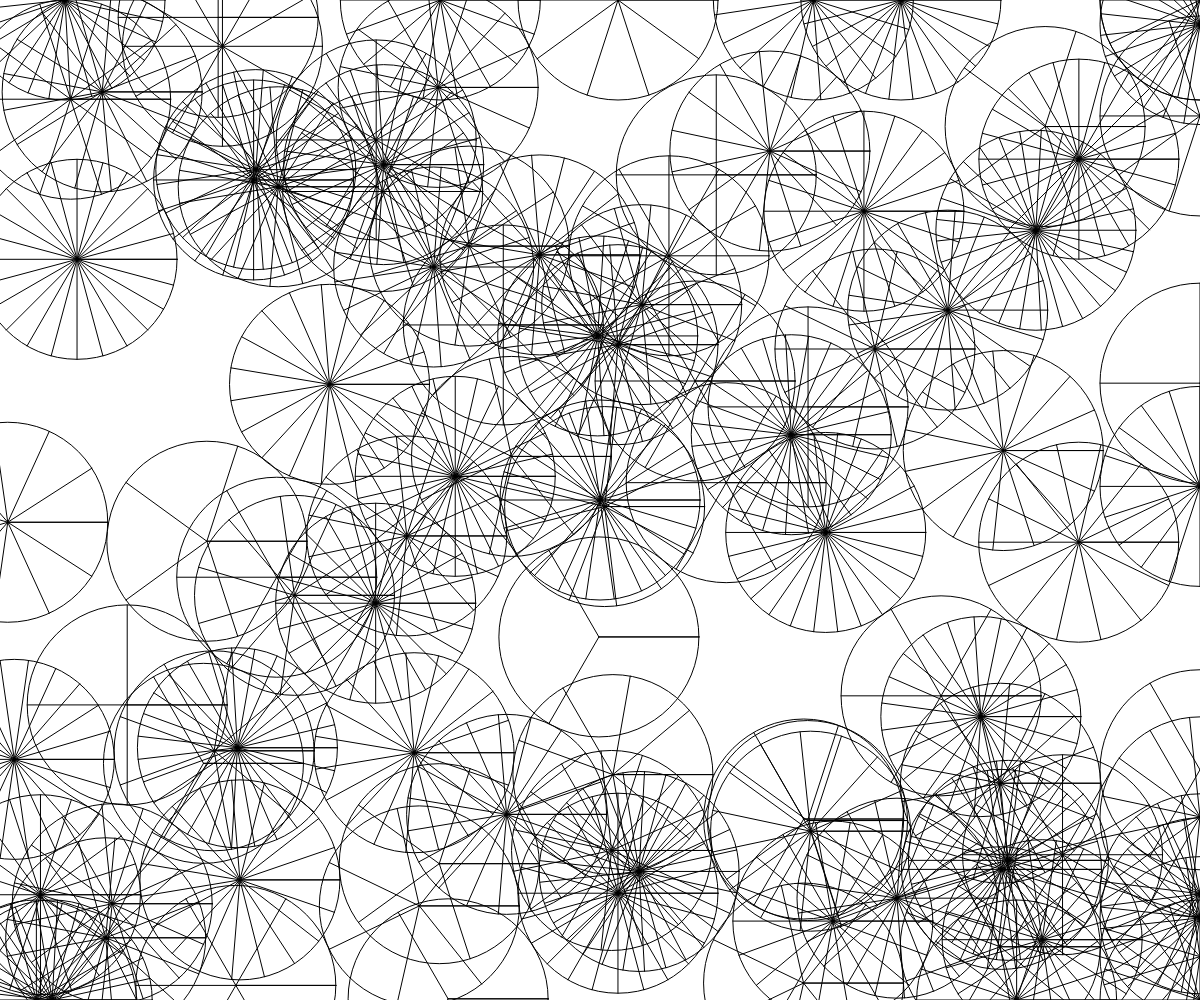
Frame 1 (no input)
Frame 60 (no input): identical to frame 1, image omitted
Frame 120 (the mouse pressed at the canvas centre since frame 60): identical to frame 1, image omitted

The p5.js sketch that drew this single still picture (run headless with seeded random() and noise() and a simulated clock; from frame 60 on, the mouse is pressed at the canvas centre):

// p5.js sketch
// ── sketch.js
const noiseScale = .05;
const fruit = "#f9b900";
function setup() {
  createCanvas(innerWidth,innerHeight);
  noFill();
  //noStroke();
  background(255);
  let xo = width/2;
  let yo = height/2;
  for(let i=0;i<100;i++) {
    const numSlices = floor(random(3,30));
    const da = TWO_PI/numSlices;
    const r = min(width,height)/10;
    circle(xo,yo,r*2);
    for(let a=0;a<=TWO_PI;a+=da) {
      line(xo,yo,xo+r*cos(a),yo+r*sin(a));
    }
    const a = noise(i*noiseScale)*TWO_PI;
    xo += 2*r*cos(a);
    yo += 2*r*sin(a);
    if(xo<0) xo = width;
    else if(xo>width) xo = 0;
    if(yo<0) yo = height;
    else if(yo>height) yo = 0;
  }
}

function draw() {
}
